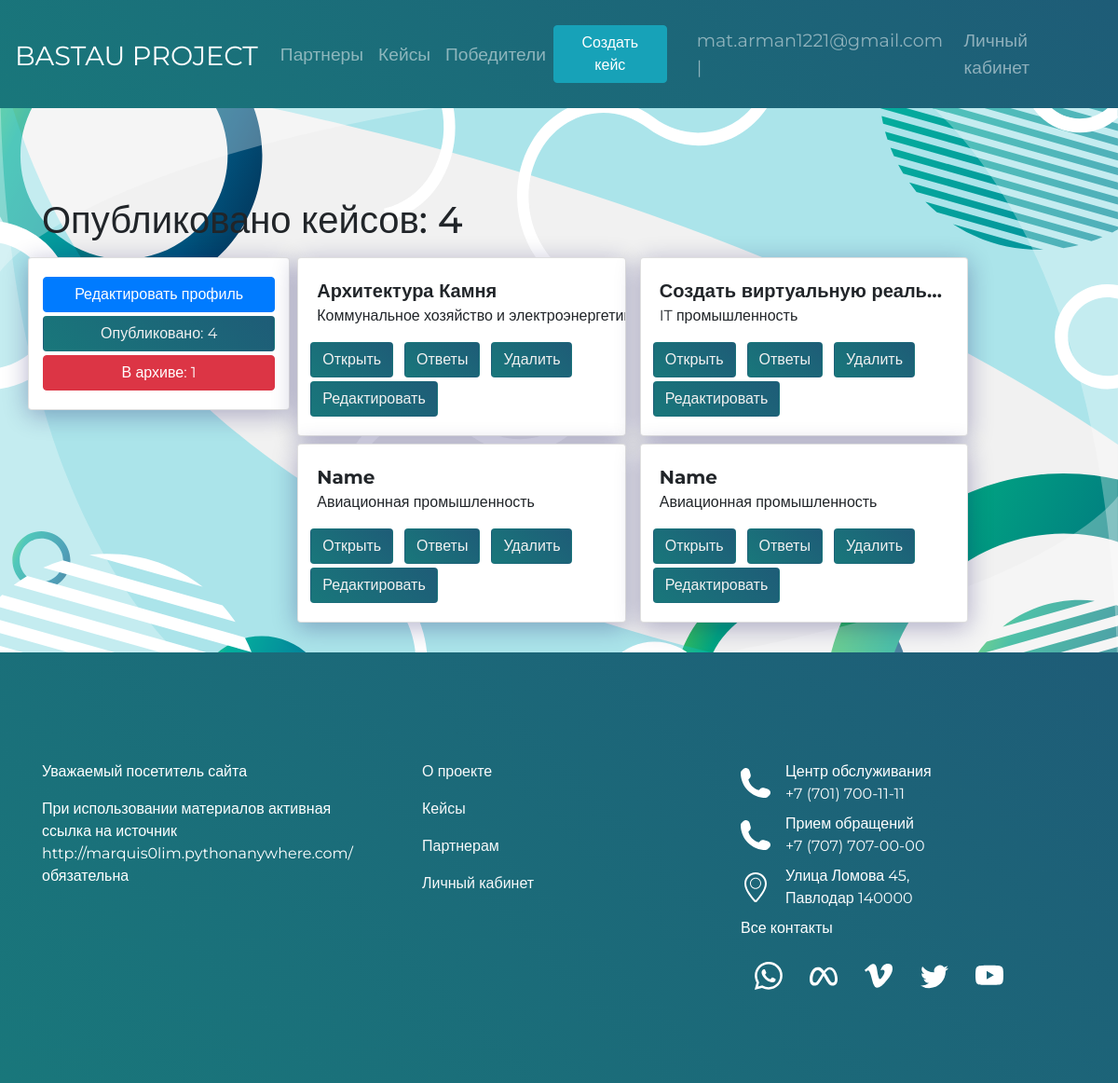
Before: /mycases/ (signed in) with the older database file.
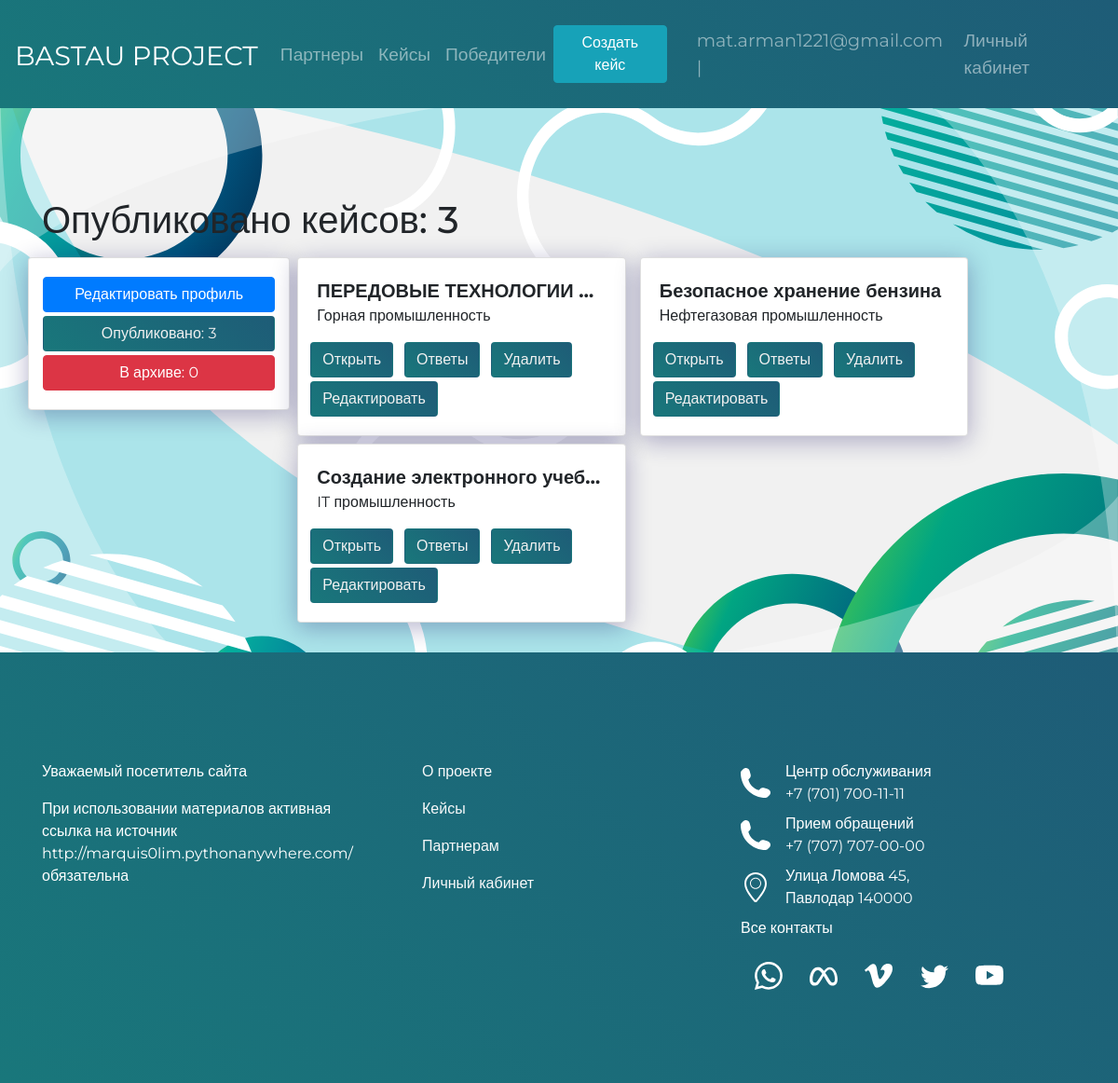
After: the same page with the newer database file.
### BastauApp/models.py (models this page shows)
class Case(models.Model):
    title = models.CharField(max_length=200, verbose_name='Название')
    description = models.TextField(verbose_name='Описание кейса')
    date_of_create = models.DateTimeField(auto_now=True, verbose_name='Дата создания')
    date_of_edit = models.DateTimeField(auto_now_add=True, verbose_name='Дата последней редакции')
    date_of_close = models.DateTimeField(verbose_name='Дата закрытия')
    category = models.ForeignKey(Category, on_delete=models.CASCADE, verbose_name='Категории')
    file = models.FileField(verbose_name='Файл', upload_to="file",blank=True)
    region = models.CharField(max_length=50, choices=REGIONS, default=REGIONS[0],verbose_name='Область')
    user_id = models.ForeignKey(Partner, on_delete=models.CASCADE, related_name='partners', verbose_name='Организации')
    is_published = models.BooleanField(default=True, verbose_name='Опубликован')
    tags = TaggableManager()
    class Meta:
        verbose_name = "Кейс"
        verbose_name_plural = "Кейсы"
    def __str__(self):
        return self.title

class Category(models.Model):
    title = models.CharField(max_length=30, verbose_name='Название')
    class Meta:
        verbose_name = "Категория"
        verbose_name_plural = "Категории"
    def __str__(self):
        return self.title

### BastauApp/views.py (the view)
# urls.py: path('mycases/', views.ShowCasesPartner.as_view(), name='mycases'),
class ShowCasesPartner(ListView):
    model = Case
    context_object_name = 'cases'
    template_name = 'casepartners.html'
    extra_context = {'menu': menu}
    paginate_by = 6
    def get_queryset(self):
        now = datetime.datetime.now()
        queryset = Case.objects.filter(user_id=self.request.user.partner,is_published=True, date_of_close__gte=now)
        return queryset
    def get_context_data(self, **kwargs):
        now = datetime.datetime.now()
        queryset = Case.objects.filter(user_id=self.request.user.partner, is_published=False)
        qs = Case.objects.filter(user_id=self.request.user.partner, date_of_close__lte=now)
        superqs = queryset | qs
        context = super().get_context_data(**kwargs)
        context['total_active_records'] = Case.objects.filter(user_id=self.request.user.partner,is_published=True, date_of_close__gte=now).count()
        context['all_cases'] = Case.objects.filter(user_id=self.request.user.partner).count()
        context['case_isnt_published'] = superqs.count()
        return context

### BastauApp/templates/casepartners.html (shortened to what this page needs)
{% extends 'base.html' %}
  {% block content %}
<div class="lk-fon">
<br><br><br><br>
 <div class="container">
     <h1 class="mb-3">Опубликовано кейсов: {{total_active_records}}</h1>
     <div class="row align-items-start">
         <div class="col-lg-3 mr-2 main-cases__item cases_public card">
                <a href='{% url "personal_partner" user.id %}'><button class="btn btn-block btn-primary">Редактировать профиль</button></a>
                <a href='{% url "mycases" %}'><button class="btn btn-block btn-gradient mt-1">Опубликовано: {{total_active_records}}</button></a>
                <a href='{% url "mycasesArchive" %}'><button class="btn btn-block btn-danger mt-1">В архиве: {{case_isnt_published}} </button></a>
         </div>
         <div class="col-lg-8">
             <div class="row ">
    {% for item in object_list %}
    {% if item.user_id.user.email == request.user.email %}
         <div class="col-lg-6 mb-2">
             <div class="row ">
         <div class="main-cases__item hidden card">
            <span class="case__title hidden">
                {{item}}
            </span>
                  <p>{{item.category}}</p>
                    <div class="row">
                        <a href="{% url 'detail_view_for_Partner' item.id %}"><button class="btn btn-gradient mr-1 ml-2 mb-1">Открыть</button></a>
                        <a href="{% url 'show_answer' item.id %}"><button class="btn btn-gradient mr-1 ml-2">Ответы</button></a>
                        <a href="{% url 'delete_case' item.id %}"><button class="btn btn-gradient mr-1 ml-2">Удалить</button></a>
                        <a href="{% url 'case_update' item.id %}"><button class="btn btn-gradient mr-1 ml-2">Редактировать</button></a>
                    </div>
             </div>
                </div>
         </div>
     <br>
         {% endif %}
    {% endfor %}
             </div>
         </div>
     </div>
 </div>
  {% endblock %}

### BastauApp/templates/base.html (shortened to what the changed rows need)
{% load static %}
<!DOCTYPE html>
<html lang="en">
  <head>
    <link type="text/css" href="{% static 'css/style.css' %}" rel="stylesheet" />
    <link type="text/css" href="{% static 'css/zero.css' %}" rel="stylesheet" />
    <link rel="stylesheet" href="https://cdnjs.cloudflare.com/ajax/libs/twitter-bootstrap/4.6.1/css/bootstrap.min.css">
  <link type="text/css" href="{% static 'select2/select2.css' %}" rel="stylesheet" />
    <link rel="stylesheet" href="https://cdn.jsdelivr.net/npm/bootstrap-icons@1.8.3/font/bootstrap-icons.css">
  </head>
  <body>
    <header class="header">
      <nav class="navbar navbar-expand-lg navbar-dark">
        {% block mainmenu %}
          <div class="collapse navbar-collapse" id="navbarTogglerDemo01">
            <ul class="navbar-nav mr-auto mt-2 mt-lg-0">
              {% for item in menu %}
              {% if not forloop.last %}
              <li class="nav-item "><a href="{% url item.url_name %}" class="nav-link">{{item.title}}</a></li>
              {% else %}
              <li class="nav-item"><a href="{% url item.url_name %}" class="nav-link">{{item.title}}</a></li>
              {% endif%}
            {% endfor %}
            </ul>
          </div>
      </nav>
        {% endblock mainmenu %}
    </header>
    <div class="main-content">
      {% block content %}
      {% endblock %}
    </div>
  </body>
</html>

Changed rows visible on the page:
removed Case: title "Архитектура Камня", category "Коммунальное хозяйство и электроэнер…"
no longer on this page (row edited): Case: title "Создать виртуальную реаль…", category "IT промышленность"
removed Case: title "Name", category "Авиационная промышленность"
removed Case: title "Name", category "Авиационная промышленность"
now on this page (row edited): Case: title "ПЕРЕДОВЫЕ ТЕХНОЛОГИИ Б…", category "Горная промышленность"
added Case: title "Безопасное хранение бензина", category "Нефтегазовая промышленность"
added Case: title "Создание электронного учеб…", category "IT промышленность"
Other visible differences:
{{ total_active_records }}: "4" → "3"
{{ case_isnt_published }}: "1" → "0"
